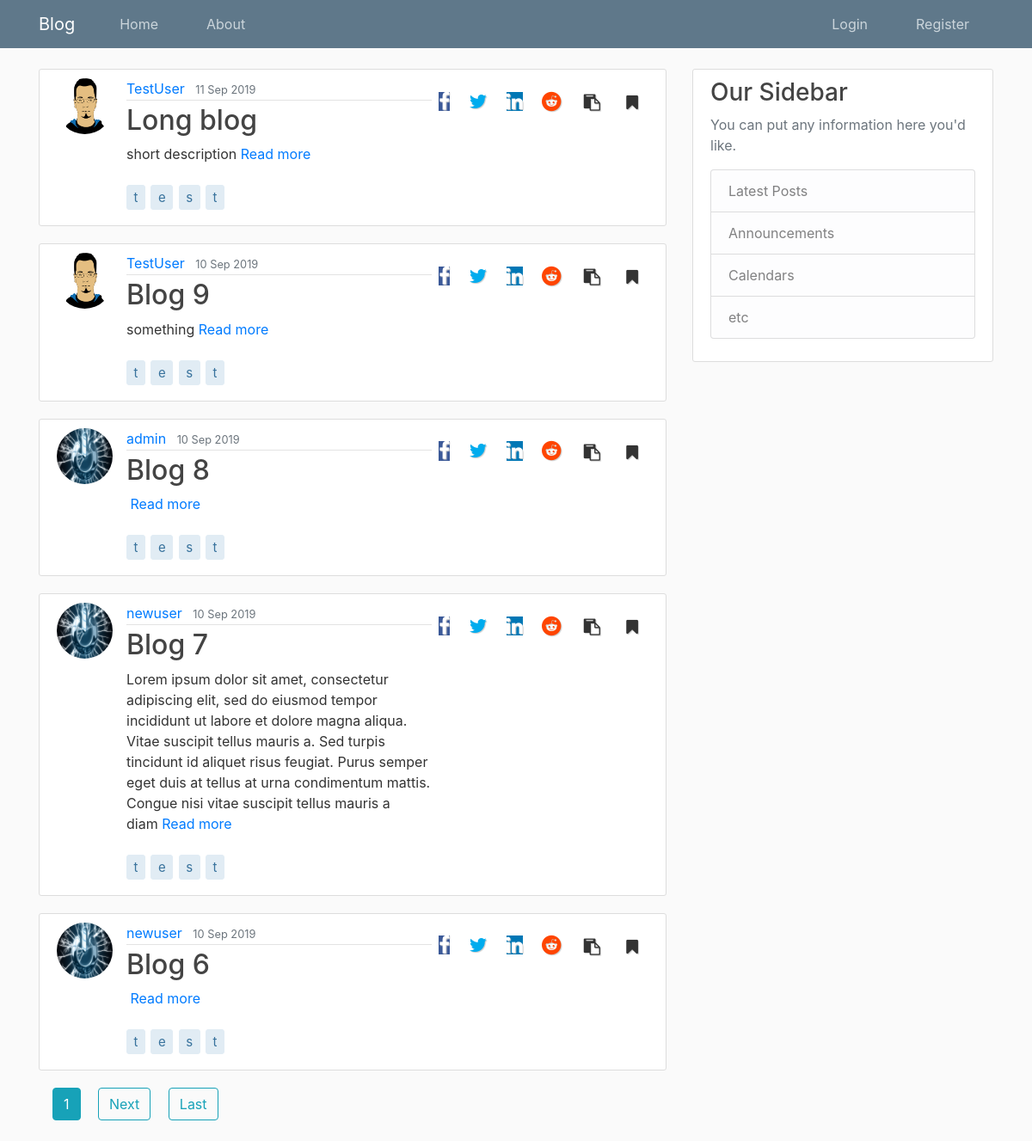
Screenshot of /blog/ with the database file from the repository.
### Blog/models.py (models this page shows, shortened)
class Post(models.Model):
    title = models.CharField(help_text='Try to keep the title short, within 80 characters.', max_length=80, unique=True)
    slug = models.SlugField(default='', max_length=80)
    short_des = models.TextField(help_text=('This will be displayed on the home page.'
                                    'If you leave it blank, the first 50 words from your article will be displayed.'
                                    'It can not be more than 50 words'),
                                    default='', max_length=500, blank=True
                                )
    content = models.TextField()
    tags = models.CharField(help_text='Enter tags separated by spaces. Do not enter more than 5 tags', max_length=80, default='', blank=True)
    date_posted = models.DateTimeField(default=timezone.now)
    last_updated = models.DateTimeField(auto_now=True)
    author = models.ForeignKey(User, null=True, on_delete=models.SET_NULL)
    publish = models.BooleanField(default=False)

### Users/models.py (models this page shows, shortened)
class Profile(models.Model):
    user = models.OneToOneField(User, on_delete=models.CASCADE)
    bio = models.CharField(null=True, max_length=140, blank=True)
    image = models.ImageField(default='default.jpg', upload_to='profile_pics', blank=True)
    public = models.BooleanField(default=False)
    website = models.CharField(null=True, blank=True, max_length=80)
    location = models.CharField(null=True, max_length=200, blank=True)
    join_date = models.DateTimeField(auto_now_add=True)
    bookmarked_posts = models.ManyToManyField(Post)

### Blog/views.py (the view)
# urls.py: path('', PostListView.as_view(), name='home'),
class PostListView(ListView):
    template_name = 'Blog/home.html'   # <app>/<model>_<viewtype>.html
    context_object_name = 'posts'
    queryset = Post.objects.filter(publish=True)
    ordering = ['-date_posted']
    paginate_by = 5

### Blog/templates/Blog/home.html (shortened to what this page needs)
{% extends "Blog/base.html" %}
{% block content %}
{% with domain='https://staycurious.in' %}
{% for post in posts %}
<article class="media content-section">
    <img class="rounded-circle article-img" src="{{ post.author.profile.image.url }}">
    <div class="media-body">
        <div class="article-metadata">
            <a class="mr-2" href="{% url 'Blog:user-posts' post.author.username %}">{{ post.author }}</a>
            <small class="text-muted">{{ post.date_posted|date:"j M Y" }}</small>
        </div>
        <h2><a class="article-title" href="{% url 'Blog:post-detail' post.slug %}">{{ post.title }}</a></h2>
        <p class="article-short-des">{{ post.short_des|truncatewords_html:'50' }}&nbsp<span><a href="{% url 'Blog:post-detail' post.slug %}">Read more</a></p>
        {% for tag in post.tags|make_list %}
            <p class="article-tags">{{ tag }}</p>
        {% endfor %}
    </div>
    <ul class="list-unstyled share-icon mt-2 mb-2 float-right">
    {% url 'Blog:post-detail' post.slug as link %}
    {% with domain|add:link as link %}
        <li><a href="http://www.facebook.com/sharer.php?u={{link}}" rel="nofollow noopener noreferrer" target="_blank"><i class="fa fa-facebook ml-2 mr-2"></i></a></li>
        <li><a href="http://www.twitter.com/share?text={{post.title}}&url={{link}}" rel="nofollow noopener noreferrer" target="_blank"><i class="fa fa-twitter ml-2 mr-2"></i></a></li>
        <li><a href="http://www.linkedin.com/shareArticle?mini=true&url={{link|urlencode:''}}&title={{post.title|urlencode}}&source=StayCurious-Blog" rel="nofollow noopener noreferrer" target="_blank" ><i class="fa fa-linkedin ml-2 mr-2"></i></a></li>
        <li><a href="http://www.reddit.com/submit?url={{link}}post-to-reddit-via-url&titile={{post.title|urlencode}}" rel="nofollow noopener noreferrer" target="_blank"><i class="fa fa-reddit ml-2 mr-2"></i></a></li>
        <li><a class="btn copy" data-text={{link}} title="Copy link"><i class="fa fa-clipboard"></i></a></li>
        <li><a class="btn bookmark" data-post={{post.slug}} data-url={% url 'Blog:bookmark-post'%} title="Bookmark this post"><i class="fa fa-bookmark"></i></a></li>
    {% endwith %}
    </ul>
</article>
{% endfor %}
{% if is_paginated %}
    {% for num in page_obj.paginator.page_range %}
        {% if page_obj.number == num %}
        <a class="btn btn-info ml-3 mb-4" href="?page={{num}}">{{num}}</a>
        {% elif num > obj.page_obj.number|add:'-3' and num > obj.page_obj.number|add:'3' %}
            <a class="btn btn-outline-info ml-3 mb-4" href="?page={{num}}">{{num}}</a>
        {% endif %}
    {% endfor %}
    {% if page_obj.has_next %}
        <a class="btn btn-outline-info ml-3 mb-4" href="?page={{ page_obj.next_page_number }}">Next</a>
        <a class="btn btn-outline-info ml-3 mb-4" href="?page={{ page_obj.paginator.num_pages }}">Last</a>
    {% endif %}
{% endif %}
{% endwith %}
{% endblock content %}

### Blog/static/Blog/main.css (style rules this page uses)
body { background: #fafafa; color: #333333; margin-top: 5rem; }
h1, h2, h3, h4, h5, h6 { color: #444444; }
ul { margin: 0; }
.content-section { background: #ffffff; padding: 10px 20px; border: 1px solid #dddddd; border-radius: 3px; margin-bottom: 20px; }
.article-title { color: #444444; }
.article-content, .article-short-des { white-space: pre-line; }
.article-img { height: 65px; width: 65px; margin-right: 16px; float: left; }
.article-metadata { padding-bottom: 1px; margin-bottom: 4px; border-bottom: 1px solid #e3e3e3 }
.article-tags { display: inline-block; padding: .4em .5em; margin: 0.5rem 2px 0.5rem 0; font-size: 15px; line-height: 1; white-space: nowrap; text-decoration: none; text-align: center; border-width: 1px; border-style: solid; border-radius: 3px; transition: all .15s ease-in-out; color: #39739d; background-color: #E1ECF4; border-color: #E1ECF4; }
.share-icon { display: inline; font-size: 1.4rem!important; text-shadow: 1px 1px 1px #ccc; }
.share-icon li { display: inline; }
.copy, .bookmark { background-color: #fff; border: none; }
.copy, .bookmark { border: none; background: #fff; font-size: 1.2rem!important; }
.fa-facebook { background: #3b5998; color: #fff!important; }
.fa-twitter { background: fff!important; color: #00acee; }
.fa-linkedin { background: #0077b5; color: #fff !important; }
.fa-reddit { background: #fff; color: #ff4500 !important; }

### rows the page displays
Post: author.profile.image (picture), author "TestUser", date_posted "11 Sep 2019", title "Long blog", short_des "short description", tags "t" "e" "s" "t"
Post: author.profile.image (picture), author "TestUser", date_posted "10 Sep 2019", title "Blog 9", short_des "something", tags "t" "e" "s" "t"
Post: author.profile.image (placeholder picture), author "admin", date_posted "10 Sep 2019", title "Blog 8", tags "t" "e" "s" "t"
Post: author.profile.image (placeholder picture), author "newuser", date_posted "10 Sep 2019", title "Blog 7", short_des "Lorem ipsum dolor sit amet, consectetur adipiscing elit, sed do eiusmod tempor incididunt ut labore et dolore magna aliqua. Vitae suscipit tellus mauris a. Sed turpis tincidunt id aliquet risus feugiat. Purus semper eget duis at tellus at urna condimentum mattis. Congue nisi vitae suscipit tellus mauris a diam", tags "t" "e" "s" "t"
Post: author.profile.image (placeholder picture), author "newuser", date_posted "10 Sep 2019", title "Blog 6", tags "t" "e" "s" "t"

### other values shown
{{ num }} "1"
